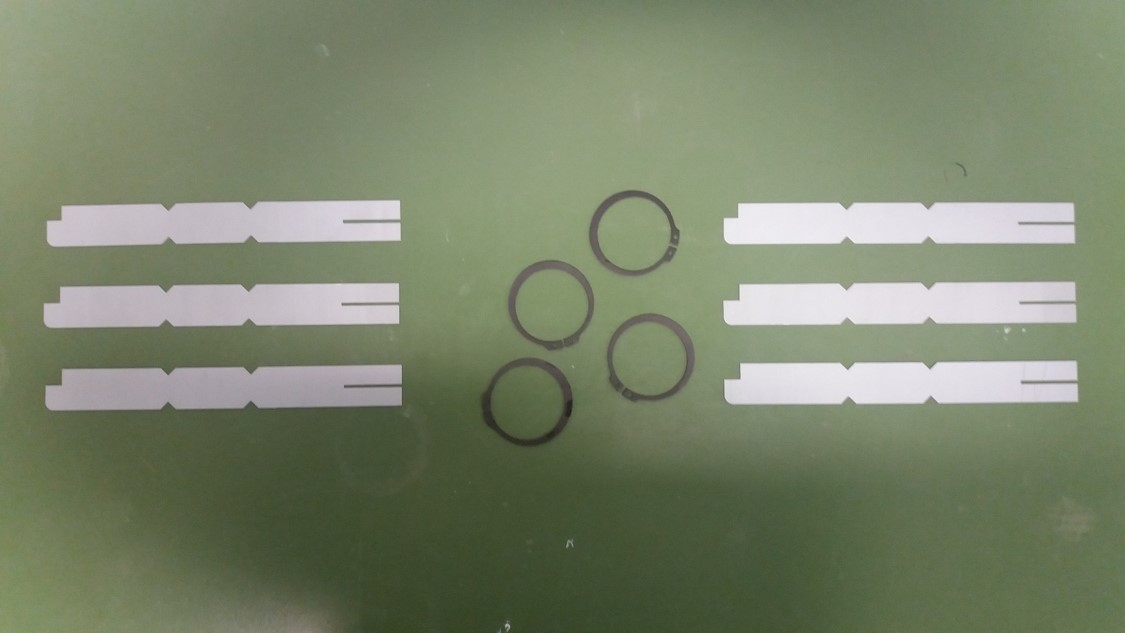
//> input picture sessie_3/recht.jpg, 1125 x 633 px
$ ./main -image_1=recht.jpg -image_template=rot.jpg -image_rotated=rot.jpg   (built with g++ and OpenCV 4)
//> lines starting //> are read from the running program, lines starting //| are printed output that depends on the picture; after the words box and inside, x2 and y2 are one past the last pixel; in counts of white or black regions, pixels touching at a corner belong together
/*
* help: https://docs.opencv.org/3.4.0/de/da9/tutorial_template_matching.html
*
*/


#include <iostream>
#include <opencv2/opencv.hpp>

using namespace std;
using namespace cv;

void rotate(Mat& src, double angle, Mat& dst)
{
    Point2f pt(src.cols/2., src.rows/2.);
    Mat r = getRotationMatrix2D(pt, angle, 1.0);
    warpAffine(src, dst, r, cv::Size(src.cols, src.rows));
}

int main(int argc,const char** argv)
{
    ///variabless
    Mat Image1;
    Mat Image_template;
    Mat Image_result;
    Mat Image_rotated;

    ///Adding a little help option and command line parser input
    CommandLineParser parser(argc,argv,
        "{help h|  |show this message}"
        "{image_1  im1|  |(required)}"
        "{image_template  im_temp|  |(required)}"
        "{image_rotated  im2|  |(required)}"
     //   "{image_4  im4|  |(required)}"
    );

    if(parser.has("help"))
    {
        cout << "geef volledig path van foto's mee als argument" << endl;
        parser.printMessage();
        return 0;
    }


    ///Collect data from arguments

    string image_1(parser.get<string>("image_1"));
    if(image_1.empty())
    {
        cout << "argument niet gevonden" << endl;
        parser.printMessage();
        return -1;
    }

    string image_2(parser.get<string>("image_template"));
    if(image_2.empty())
    {
        cout << "argument niet gevonden" << endl;
        parser.printMessage();
        return -1;
    }

    string image_3(parser.get<string>("image_rotated"));
    if(image_2.empty())
    {
        cout << "argument niet gevonden" << endl;
        parser.printMessage();
        return -1;
    }


    ///inlezen van afbeeldingen

   Image1 = imread(image_1, IMREAD_COLOR);
//> Image1 is the input picture: 633 rows x 1125 cols, CV_8UC3; mean B, G, R 107.3, 132.7, 122.6
   Image_template = imread(image_2, IMREAD_COLOR);
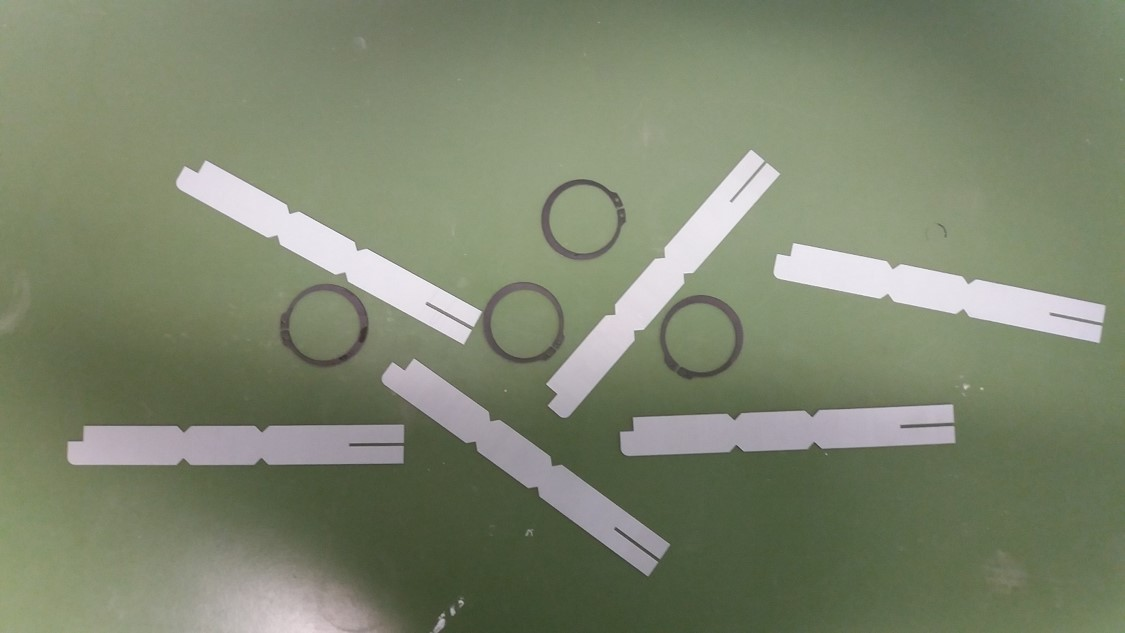
//> input picture sessie_3/rot.jpg, 1125 x 633 px
//> Image_template is the input picture: 633 rows x 1125 cols, CV_8UC3; mean B, G, R 109.7, 133.1, 125.1
   Image_rotated = imread(image_3, IMREAD_COLOR);

    if( Image1.empty() )                      /// Check for invalid input
    {
        cout <<  "Could not open or find image1" << std::endl ;
        return -1;
    }


    ///openen van originele afbeeldingen

    //imshow("loopband", Image1);
    //imshow("template", Image_template);


    ///opdracht 1:Gebruik template matching om een object te vinden in een inputbeeld

    ///template matching toepassen zonder masker

    matchTemplate( Image1.clone(), Image_template, Image_result, TM_CCOEFF_NORMED);
//> Image_result = [0.414]

    ///normaliseren van resultaat

    normalize( Image_result, Image_result, 0, 1, NORM_MINMAX, -1, Mat() );
//> Image_result = [0]


    ///waarde maxima nemen, geeft minimum terug
    Image_result = 1- Image_result;
//> Image_result = [1]


    ///minima en maxima localiseren
    double minVal; double maxVal; Point minLoc; Point maxLoc;
    Point matchLoc;
    minMaxLoc( Image_result, &minVal, &maxVal, &minLoc, &maxLoc, Mat() );
//> minVal = 1; maxVal = 1; minLoc = Point(0, 0); maxLoc = Point(0, 0)

    matchLoc = minLoc;
//> matchLoc = Point(0, 0)

    Mat img_display = Image1.clone();
    /// rechthoek tekenen rond gevonden matches
    rectangle( img_display, matchLoc, Point( matchLoc.x + Image_template.cols , matchLoc.y + Image_template.rows ), Scalar::all(0), 2, 8, 0 );
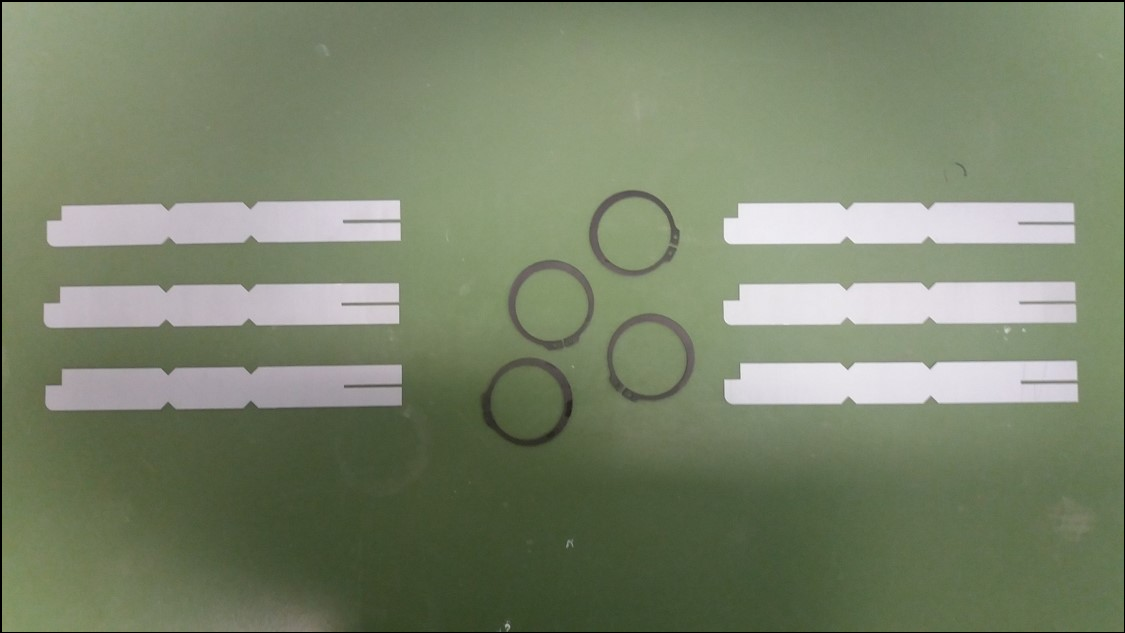
//> img_display: 633 rows x 1125 cols, CV_8UC3; 0.74% of pixels changed, all inside (x1, y1, x2, y2) = (0, 0, 1125, 633)
    imshow( "image", img_display );
    imshow( "result", Image_result );


    ///opdracht 2: Pas de template matching aan om lokaal naar maxima te zoeken, zodanig dat je alle matches vind


    //template matching

    Mat Image_result2;


    // originele afbeelding om op te tekenen

    Mat finaal2;
    Image1.copyTo(finaal2);

    matchTemplate( Image1, Image_template, Image_result2, TM_CCORR_NORMED);
//> Image_result2 = [0.948]

    //normaliseren van resultaat

    normalize( Image_result2, Image_result2, 0, 1, NORM_MINMAX, -1, Mat());
//> Image_result2 = [0]

    /// threshold binary inverted

    threshold(Image_result2,Image_result2,0.8,1,1);
//> Image_result2 = [1]

    ///waarde maxima nemen, SQDIFF geeft minimum terug
    Image_result2 = 1- Image_result2;
//> Image_result2 = [0]

    Mat img_display2 = Image1.clone();


    ///omzetten naar CV_8UC1 voor findcontours functie *255 om 1 om te zetten naar 255

    Image_result2.convertTo(Image_result2,CV_8UC1);
    Image_result2 = Image_result2*255;
    imshow( "result2", Image_result2 );


    ///contours en hulls


    vector< vector<Point>> contours;
    findContours(Image_result2.clone(), contours,  RETR_EXTERNAL, CHAIN_APPROX_NONE);
//> contours = 0 contours
    vector< vector<Point>> hulls;

    /// rond elk gevonden match een rechthoek tekenen
    for(size_t i=0; i<contours.size(); i++)
    {
        Rect region = boundingRect(contours[i]);
        Mat temp = Image_result2(region);
        imshow("temp",temp);
        ///minima en maxima localiseren
        minMaxLoc( temp, NULL, NULL, NULL, &maxLoc);
        rectangle(finaal2,Point(region.x + maxLoc.x, region.y + maxLoc.y), Point(maxLoc.x +region.x + Image_template.cols, region.y + maxLoc.y + Image_template.rows), Scalar::all(0), 2, 8, 0 );
    }
//> this loop made 0 passes


    imshow( "image2", img_display2 );
    imshow("finaal2",finaal2);


    // [28 lines of commented-out code are left out]
    waitKey(0);

    return 0;
}
